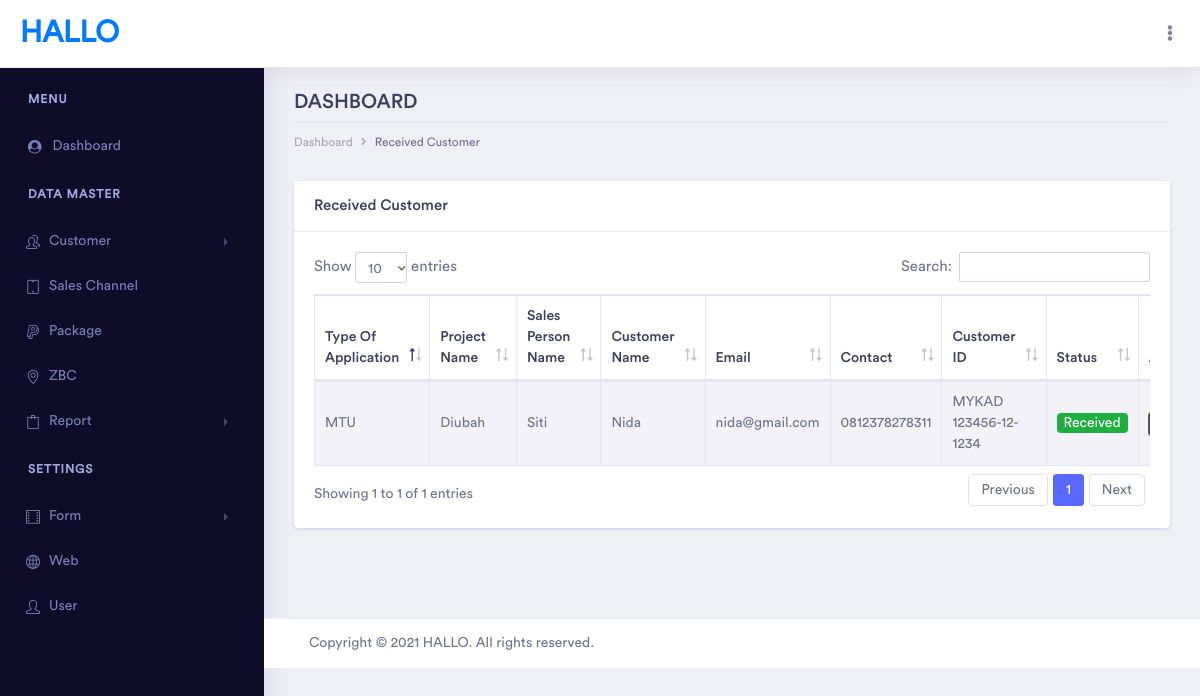
Page /admin/received-cust.php (signed in) on the committed database.
### tables this page shows
CREATE TABLE IF NOT EXISTS `web` (
`id_web` int(11) NOT NULL,
  `title` varchar(100) NOT NULL,
  `logo` varchar(100) NOT NULL
);

CREATE TABLE IF NOT EXISTS `customer` (
`id_customer` int(11) NOT NULL,
  `application` varchar(20) NOT NULL,
  `no` varchar(255) NOT NULL,
  `project_name` varchar(100) NOT NULL,
  `sales_channel` varchar(100) NOT NULL,
  `sales_person_name` varchar(100) NOT NULL,
  `sales_person_contact` varchar(100) NOT NULL,
  `customer_name` varchar(100) NOT NULL,
  `customer_id` varchar(20) NOT NULL,
  `customer_id_no` varchar(50) NOT NULL,
  `email` varchar(100) NOT NULL,
  `contact1` varchar(20) NOT NULL,
  `contact2` varchar(20) NOT NULL,
  `contact3` varchar(20) NOT NULL,
  `installation_address` text NOT NULL,
  `location` varchar(50) NOT NULL,
  `latitude_current` varchar(100) NOT NULL,
  `longitude_current` varchar(100) NOT NULL,
  `latitude_other` varchar(100) NOT NULL,
  `longitude_other` varchar(100) NOT NULL,
  `eform_no` varchar(50) NOT NULL,
  `segment` varchar(20) NOT NULL,
  `package` varchar(100) NOT NULL,
  `zbc` varchar(100) NOT NULL,
  `remarks` varchar(50) NOT NULL,
  `information_delete` text NOT NULL,
  `information_reject` text NOT NULL,
  `status_customer` varchar(20) NOT NULL,
  `created` datetime NOT NULL
);

### admin/received-cust.php (the view, shortened to what this page needs)
<?php
include("../includes/koneksi.php");
$web = mysqli_query($db, "SELECT * FROM web WHERE id_web");
$output = mysqli_fetch_array($web);
?>
<!doctype html>
<html lang="en">
<head>
    <link rel="stylesheet" href="../assets/vendor/bootstrap/css/bootstrap.min.css">
    <link href="../assets/vendor/fonts/circular-std/style.css" rel="stylesheet">
    <link rel="stylesheet" href="../assets/libs/css/style.css">
    <link rel="stylesheet" href="../assets/vendor/fonts/fontawesome/css/fontawesome-all.css">
    <link rel="stylesheet" href="../assets/vendor/charts/morris-bundle/morris.css">
    <link rel="stylesheet" href="../assets/vendor/fonts/material-design-iconic-font/css/materialdesignicons.min.css">
    <link rel="stylesheet" type="text/css" href="../assets/vendor/datatables/css/dataTables.bootstrap4.css">
    <link rel="stylesheet" type="text/css" href="../assets/vendor/datatables/css/buttons.bootstrap4.css">
    <link rel="stylesheet" type="text/css" href="../assets/vendor/datatables/css/select.bootstrap4.css">
    <link rel="stylesheet" type="text/css" href="../assets/vendor/datatables/css/fixedHeader.bootstrap4.css">
    <link rel="stylesheet" href="../assets/vendor/fonts/simple-line-icons/css/simple-line-icons.css">
</head>
<body>
    <div class="dashboard-main-wrapper">
	    <div class="dashboard-header">
	        <nav class="navbar navbar-expand-lg bg-white fixed-top">
	            <a class="navbar-brand" href="././dashboard"><?php echo $output["title"]; ?></a>
	            <div class="collapse navbar-collapse " id="navbarSupportedContent">
	                <ul class="navbar-nav ml-auto navbar-right-top">
	                    <?php include("include/menu.php"); ?>
	                </ul>
	            </div>
	        </nav>
	    </div>
	    <div class="nav-left-sidebar sidebar-dark">
	        <div class="menu-list">
	            <nav class="navbar navbar-expand-lg navbar-light">
	                <div class="collapse navbar-collapse" id="navbarNav">
	                                <?php include("include/sidebar.php"); ?>
	                </div>
	        </div>
	    </div>
	    <div class="dashboard-wrapper">
	        <div class="dashboard-influence">
	            <div class="container-fluid dashboard-content">
	                <div class="row">
	                    <div class="col-xl-12 col-lg-12 col-md-12 col-sm-12 col-12">
	                        <div class="page-header">
	                            <h3 class="mb-2">DASHBOARD</h3>
	                            <div class="page-breadcrumb">
	                                <nav aria-label="breadcrumb">
	                                    <ol class="breadcrumb">
	                                        <li class="breadcrumb-item"><a href="././dashboard" class="breadcrumb-link">Dashboard</a></li>
                                            <li class="breadcrumb-item active" aria-current="page">Received Customer</li>
	                                    </ol>
	                                </nav>
	                            </div>
	                        </div>
	                    </div>
	                </div>
                        <div class="row">
                    <div class="col-xl-12 col-lg-12 col-md-12 col-sm-12 col-12">
                        <div class="card">
                            <h5 class="card-header">Received Customer</h5>
                            <div class="card-body">
                                <div class="table-responsive">
                                    <table class="table table-striped table-bordered first">
                                        <thead>
                                            <tr>
                                                <th>Type Of Application</th>
                                                <th>Project Name</th>
                                                <th>Sales Person Name</th>
                                                <th>Customer Name</th>
                                                <th>Email</th>
                                                <th>Contact</th>
                                                <th>Customer ID</th>
                                                <th>Status</th>
                                                <th>Action</th>
                                            </tr>
                                        </thead>
                                        <tbody>
      <?php
        $reccust = mysqli_query ($db, "SELECT * FROM customer WHERE status_customer='Received' ORDER BY id_customer DESC");
                while ($hasilcust = mysqli_fetch_array ($reccust)){
                            ?>
                                            <tr>
                                                <td><?php echo $hasilcust['application']; ?></td>
                                                <td><?php echo $hasilcust['project_name']; ?></td>
                                                <td><?php echo $hasilcust['sales_person_name']; ?></td>
                                                <td><?php echo $hasilcust['customer_name']; ?></td>
                                                <td><?php echo $hasilcust['email']; ?></td>
                                                <td><?php echo $hasilcust['contact1']; ?></td>
                                                <td><?php echo $hasilcust['customer_id']; ?> <?php echo $hasilcust['customer_id_no']; ?></td>
                                                <td><span class="badge badge-success"><?php echo $hasilcust['status_customer']; ?></span></td>
                                                <td>
        <div class="input-group-append be-addon">
                                                    <button type="button" data-toggle="dropdown" class="badge btn-default dropdown-toggle">&nbsp;</button>
                                                </div>
												</td>
                                            </tr>
                                       <?php
                        }
                    ?>
                                        </tbody>
                                    </table>
                                </div>
                            </div>
                        </div>
                    </div>
	                                </div>
	                            </div>
	                            <?php include("include/footer.php"); ?>

### admin/include/footer.php (shortened to what this page needs)
	                            <div class="footer">
	                                <div class="container-fluid">
	                                    <div class="row">
	                                        <div class="col-xl-6 col-lg-6 col-md-6 col-sm-12 col-12">
	                                           Copyright © 2021 <?php echo $output["title"]; ?>. All rights reserved.
	                                        </div>
	                                    </div>
	                                </div>
	                            </div>
	                        </div>
	                    </div>
<?php
exit(); ?>

### rows in the picture
web: title "HALLO"
customer: application "MTU", project_name "Diubah", sales_person_name "Siti", customer_name "Nida", email "nida@gmail.com", contact1 "0812378278311", customer "MYKAD", customer_id_no "123456-12-1234", status_customer "Received"
